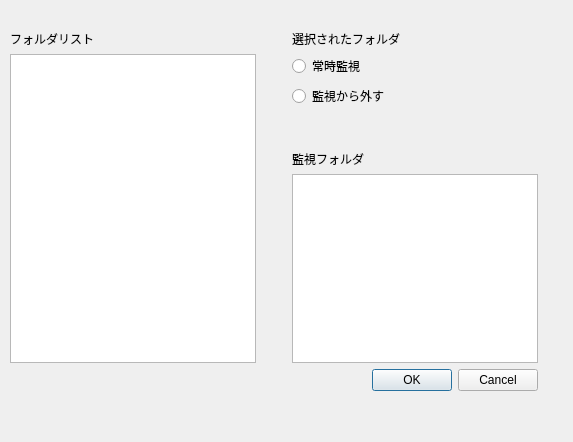
<?xml version="1.0" encoding="UTF-8"?>
<ui version="4.0">
 <class>FolderManagerDialog</class>
 <widget class="QDialog" name="FolderManagerDialog">
  <property name="geometry">
   <rect>
    <x>0</x>
    <y>0</y>
    <width>573</width>
    <height>442</height>
   </rect>
  </property>
  <property name="windowTitle">
   <string>Dialog</string>
  </property>
  <widget class="QWidget" name="">
   <property name="geometry">
    <rect>
     <x>10</x>
     <y>30</y>
     <width>528</width>
     <height>361</height>
    </rect>
   </property>
   <layout class="QVBoxLayout" name="verticalLayout_5">
    <item>
     <layout class="QHBoxLayout" name="horizontalLayout_2">
      <item>
       <layout class="QVBoxLayout" name="verticalLayout">
        <item>
         <widget class="QLabel" name="label">
          <property name="text">
           <string>フォルダリスト</string>
          </property>
         </widget>
        </item>
        <item>
         <widget class="QTreeView" name="treeDirView"/>
        </item>
       </layout>
      </item>
      <item>
       <spacer name="horizontalSpacer_3">
        <property name="orientation">
         <enum>Qt::Horizontal</enum>
        </property>
        <property name="sizeHint" stdset="0">
         <size>
          <width>40</width>
          <height>20</height>
         </size>
        </property>
       </spacer>
      </item>
      <item>
       <layout class="QVBoxLayout" name="verticalLayout_4">
        <item>
         <layout class="QHBoxLayout" name="horizontalLayout">
          <item>
           <layout class="QVBoxLayout" name="verticalLayout_2">
            <item>
             <widget class="QLabel" name="label_2">
              <property name="text">
               <string>選択されたフォルダ</string>
              </property>
             </widget>
            </item>
            <item>
             <widget class="QRadioButton" name="radioButton">
              <property name="text">
               <string>常時監視</string>
              </property>
             </widget>
            </item>
            <item>
             <widget class="QRadioButton" name="radioButton_2">
              <property name="text">
               <string>監視から外す</string>
              </property>
             </widget>
            </item>
            <item>
             <spacer name="verticalSpacer">
              <property name="orientation">
               <enum>Qt::Vertical</enum>
              </property>
              <property name="sizeHint" stdset="0">
               <size>
                <width>20</width>
                <height>40</height>
               </size>
              </property>
             </spacer>
            </item>
           </layout>
          </item>
          <item>
           <spacer name="horizontalSpacer">
            <property name="orientation">
             <enum>Qt::Horizontal</enum>
            </property>
            <property name="sizeHint" stdset="0">
             <size>
              <width>40</width>
              <height>20</height>
             </size>
            </property>
           </spacer>
          </item>
         </layout>
        </item>
        <item>
         <layout class="QVBoxLayout" name="verticalLayout_3">
          <item>
           <widget class="QLabel" name="label_3">
            <property name="text">
             <string>監視フォルダ</string>
            </property>
           </widget>
          </item>
          <item>
           <widget class="QListWidget" name="listWidget"/>
          </item>
         </layout>
        </item>
       </layout>
      </item>
     </layout>
    </item>
    <item>
     <layout class="QHBoxLayout" name="horizontalLayout_3">
      <item>
       <spacer name="horizontalSpacer_2">
        <property name="orientation">
         <enum>Qt::Horizontal</enum>
        </property>
        <property name="sizeHint" stdset="0">
         <size>
          <width>308</width>
          <height>20</height>
         </size>
        </property>
       </spacer>
      </item>
      <item>
       <widget class="QDialogButtonBox" name="buttonBox_2">
        <property name="standardButtons">
         <set>QDialogButtonBox::Cancel|QDialogButtonBox::Ok</set>
        </property>
       </widget>
      </item>
     </layout>
    </item>
   </layout>
  </widget>
 </widget>
 <resources/>
 <connections/>
</ui>
